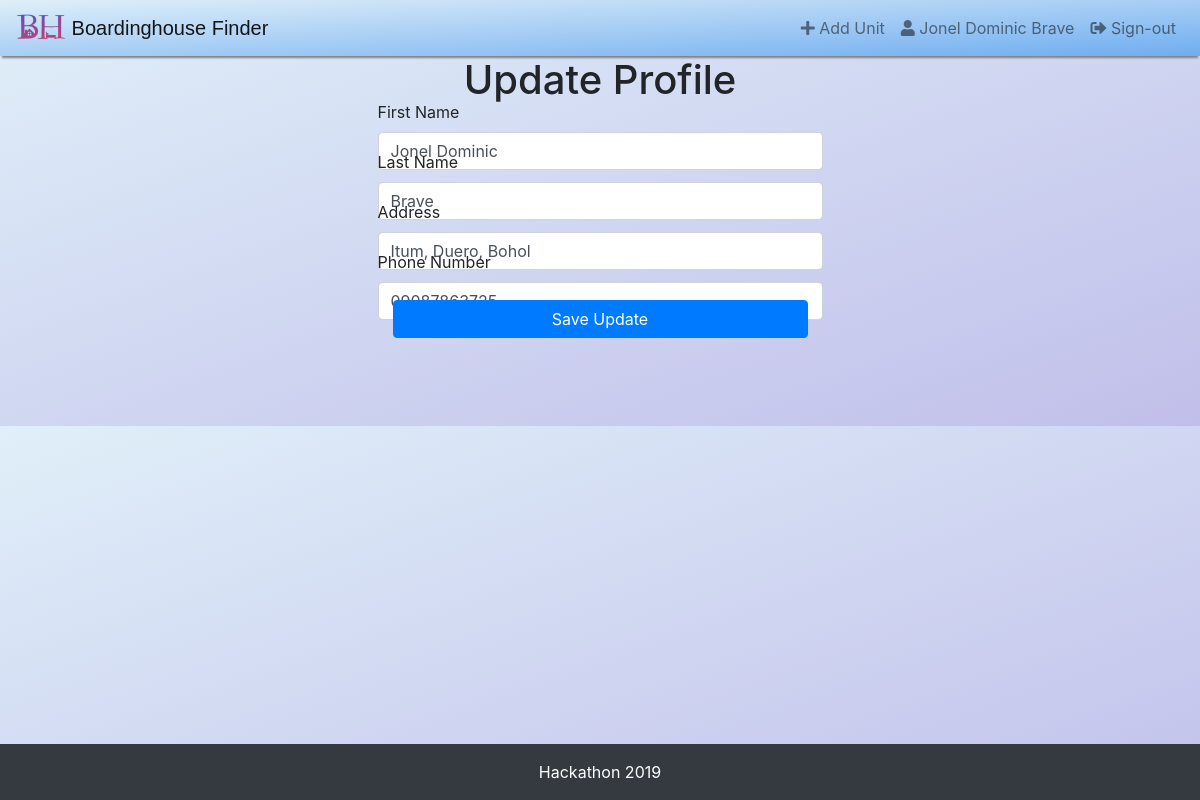
Page /updateProfile.php?ownerID=12 (signed in) on the committed database.
### tables this page shows
CREATE TABLE `tbl_ownerInfo` (
  `ownerInfoID` int(11) NOT NULL,
  `tbl_owner_ownerID` int(11) NOT NULL,
  `ownerImg` blob NOT NULL,
  `firstName` varchar(50) NOT NULL,
  `lastName` varchar(50) NOT NULL,
  `address` varchar(50) NOT NULL,
  `phoneNumber` varchar(15) NOT NULL
);

### controller/OwnerProfileController.php (called while the page is built, shortened)
<?php
class OwnerProfileController {
    public function getOwnerInformation($ownerID)
    {
        $db = new config;
        $dbcon = $db->dbconnect();
        $qry_get_owner_info = "SELECT * FROM tbl_owner as O INNER JOIN tbl_ownerInfo as OI ON O.ownerID = OI.tbl_owner_ownerID WHERE OI.tbl_owner_ownerID = $ownerID";
        $res = $dbcon->query($qry_get_owner_info);
        return $res->fetch_assoc();
    }
}
?>

### updateProfile.php (the view, shortened to what this page needs)
<?php
    include_once('includes/header.php');
    include_once('includes/navbar/navbar(withuser).php');
    include_once('controller/OwnerProfileController.php');
    $ownerProfControl = new OwnerProfileController;
    $ownerInfo = $ownerProfControl->getOwnerInformation($_SESSION["ownerID"]);
?>
    <div class="container">
        <div class="row">
            <div class="col-md-5 mx-auto">
                <div class="form ">
                    <div class="mb-3">
                        <div class="col-md-12 text-center">
                            <h1 >Update Profile</h1>
                        </div>
                    </div>
                    <form method="POST" name="registration">
                        <div class="form-group">
                            <label for="firstname">First Name</label>
                            <input type="text"  name="firstname" class="form-control" id="firstname" placeholder="Enter Firstname" value="<?php echo $ownerInfo['firstName'] ?>" required>
                        </div>
                        <div class="form-group">
                            <label for="lastname">Last Name</label>
                            <input type="text"  name="lastname" class="form-control" id="lastname" placeholder="Enter Lastname" value="<?php echo $ownerInfo['lastName'] ?>" required>
                        </div>
                        <div class="form-group">
                            <label for="homeAddress">Address</label>
                            <input type="text" name="homeAddress" id="homeAddress"  class="form-control" placeholder="Enter Address" value="<?php echo $ownerInfo['address'] ?>" required>
                        </div>
                        <div class="form-group">
                            <label for="contactNumber">Phone Number</label>
                        </div>
                        <div class="col-md-12 text-center mb-3">
                            <button type="submit" class=" btn btn-block btn-primary tx-tfm" name="btnUpdateProfile" id="btnUpdateProfile">Save Update</button>
                        </div>
                    </form>
                </div>
            </div>
        </div>
    </div>
<?php
    include_once('includes/footer.php');
?>

### includes/navbar/navbar(withuser).php (shortened to what this page needs)
<?php
    include_once('controller/OwnerProfileController.php');
    $ownerProfControl = new OwnerProfileController;
    $ownerInfo = $ownerProfControl->getOwnerInformation($_SESSION["ownerID"]);
?>
<nav class="navbar navbar-light bg-light navbar-expand-lg">
    <a class="navbar-brand" href="index.php">
        <img src="images/logo.png" width="50" height="" class="d-inline-block align-top" alt="">
        Boardinghouse Finder
    </a>
    <div class="collapse navbar-collapse" id="navbarTogglerDemo02">
        <ul class="navbar-nav ml-auto mt-2 mt-lg-0">
            <li class="nav-item">
                <a class="nav-link" href="addunit.php"><span class="fa fa-plus"></span> Add Unit</a>
            </li>
            <li class="nav-item">
                <a class="nav-link" href="ownedunit.php?ownerID=<?php echo $_SESSION['ownerID']?>"><span class="fa fa-user"></span>
                    <?php
                        echo $ownerInfo["firstName"]. " ".$ownerInfo["lastName"];
                    ?>
                </a>
            </li>
            <li class="nav-item">
                <a class="nav-link" href="controller/logout.php"><span class="fa fa-sign-out-alt"></span> Sign-out</a>
            </li>
        </ul>
    </div>
</nav>

### assets/user-defined/style.css (style rules this page uses)
@media (min-width: 768px) { .form-group, .filter-btn { margin-top: -20px; margin-bottom: -20px; } }
body { background-image: linear-gradient(to bottom right, #e0eff9, #c1bfea); }
nav.navbar { background-image: linear-gradient(to bottom right, #e0eff9, #6fadf0); box-shadow: 0 4px 2px -2px gray; }
.navbar .navbar-brand { font-family: 'Gill Sans', 'Gill Sans MT', Calibri, 'Trebuchet MS', sans-serif }

### rows in the picture
tbl_ownerinfo: firstName "Jonel Dominic", lastName "Brave", firstname "Jonel Dominic", lastname "Brave", homeAddress "Itum, Duero, Bohol"
